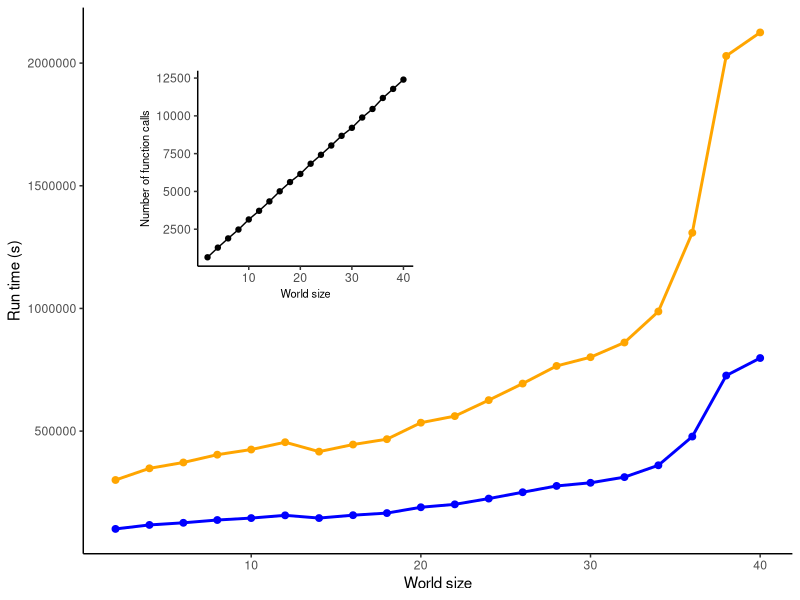
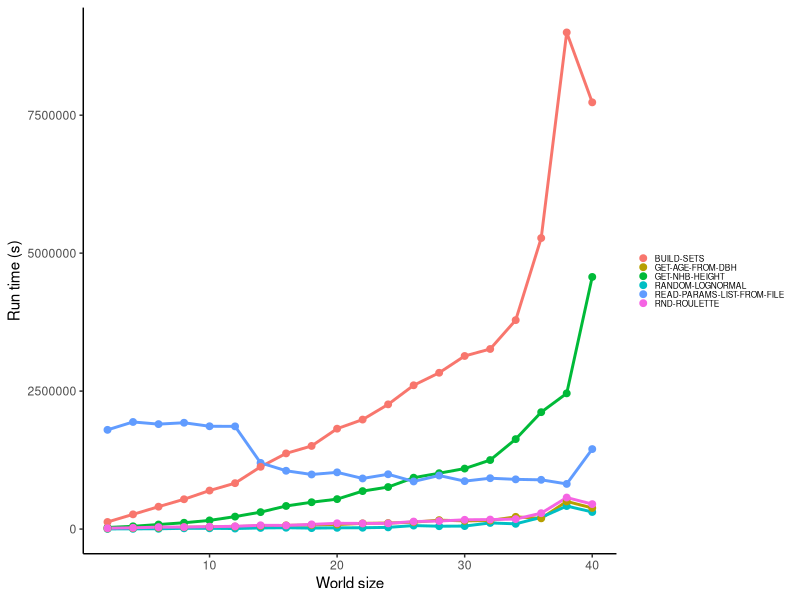
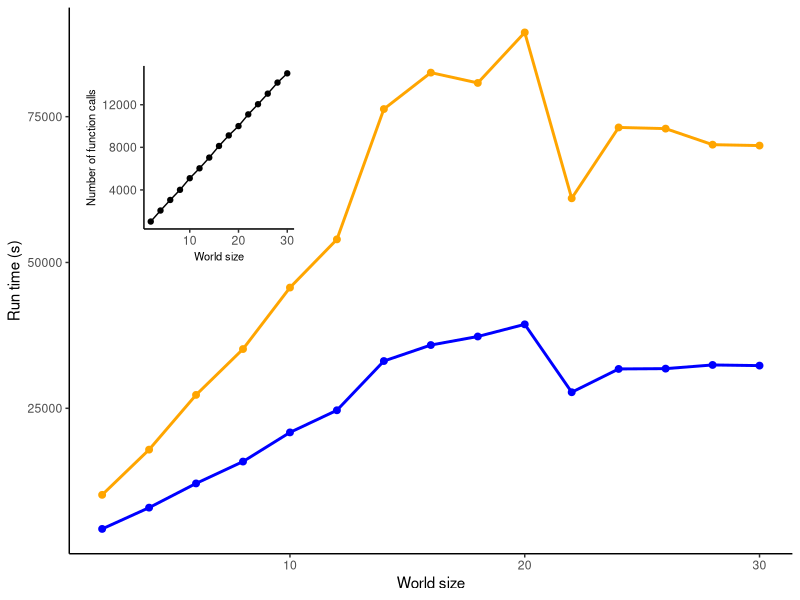
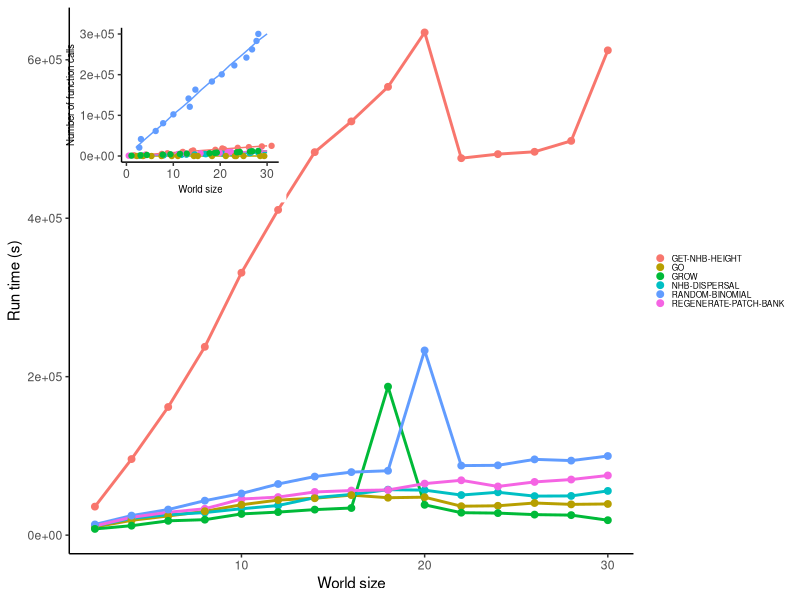

Here is the R script that generated these plots, in order:
## ---- chunk 1
library(tidyverse)
library(data.table)
## ---- chunk 2
setup_df <- fread("setup_scale_profile_results.csv")

head(setup_df)
## ---- chunk 3
setup_df <- setup_df[, list(
                            run_number,
                            world,
                            procedure,
                            calls = calls/15,
                            inclusive_time = (inclusive_time/1000)/15,
                            exclusive_time = (exclusive_time/1000)/15
                          )
                     ]

head(setup_df)
## ---- chunk 4
setup_summ <- setup_df[, list(
                              m_calls = round(mean(calls)), 
                              m_inclusive = mean(inclusive_time), 
                              m_exclusive = mean(exclusive_time)
                              ),
                       by = list(world)
                       ]
head(setup_summ)
## ---- chunk 5
p1 <- ggplot(setup_summ,
          aes(x = world)) +
      geom_line(aes(y = m_exclusive),
                color = "blue", size=1) +
      geom_line(aes(y = m_inclusive),
                color = "orange", size=1) +
      
      geom_point(aes(y = m_exclusive),
                color = "blue", size=2) +
      geom_point(aes(y = m_inclusive),
                color = "orange", size=2) +
      
      theme_classic() + 
      ylab("Run time (s)") +
      xlab("World size")
  

p2 <- ggplot(setup_summ,
           aes(x = world, y = m_calls)) +
      geom_line() +
        geom_point() +
      theme_classic() + 
      theme(axis.title=element_text(size=8)) +
      ylab("Number of function calls") +
      xlab("World size")

p1 + annotation_custom(ggplotGrob(p2),
                       xmin = 3,
                       xmax = 20,
                       ymin = 1000000,
                       ymax = 2000000)
## ---- chunk 6
proc_summ <- setup_df[, list(
                              m_calls = round(mean(calls)), 
                              m_inclusive = mean(inclusive_time), 
                              m_exclusive = mean(exclusive_time)
                              ),
                       by = list(procedure)
                       ]

head(proc_summ[order(-m_exclusive),])
## ---- chunk 7
procs <- list("RND-ROULETTE", "GET-AGE-FROM-DBH", "BUILD-SETS",
              "RANDOM-LOGNORMAL", "READ-PARAMS-LIST-FROM-FILE", "GET-NHB-HEIGHT")
proc_slow <- setup_df[procedure %in% procs, 
                      list(
                              m_calls = round(mean(calls)), 
                              m_inclusive = mean(inclusive_time), 
                              m_exclusive = mean(exclusive_time)
                              ),
                       by = list(procedure, world)
                       ]

head(proc_slow)
## ---- chunk 8
p1 <- ggplot(proc_slow,
          aes(x = world, color = procedure)) +
      geom_line(aes(y = m_exclusive),size=1) +
      geom_point(aes(y = m_exclusive),size=2) +

      theme_classic() +
      theme(legend.text = element_text(size=6),
            legend.key.size = unit(0.2, 'cm'),
            legend.title=element_blank()) +
      ylab("Run time (s)") +
      xlab("World size")

p2 <- ggplot(proc_slow,
           aes(x = world, y = m_calls, color = procedure)) +
      geom_line() +
      geom_jitter(width = 2) +
      theme_classic() +
      theme(axis.title=element_text(size=8),
            legend.position="none") +
      ylab("Number of function calls") +
      xlab("World size")

p1 + annotation_custom(ggplotGrob(p2),
                       xmin = 2,
                       xmax = 32,
                       ymin = 51000000000,
                       ymax = 140000000000)
## ---- chunk 9
go_df <- fread("go_scale_profile_results_v2.csv")

head(go_df)
## ---- chunk 10
go_df <- go_df[, list(
                      run_number,
                      world,
                      step,
                      procedure,
                      calls = calls/3,
                      inclusive_time = (inclusive_time/1000)/3,
                      exclusive_time = (exclusive_time/1000)/3
                      )
                 ]

head(go_df)
## ---- chunk 11
go_summ <- go_df[, list(
                        m_calls = round(mean(calls)), 
                        m_inclusive = mean(inclusive_time), 
                        m_exclusive = mean(exclusive_time)
                        ),
                 by = list(world)
                 ]
head(go_summ)
## ---- chunk 12
p1 <- ggplot(go_summ,
          aes(x = world)) +
      geom_line(aes(y = m_exclusive),
                color = "blue", size=1) +
      geom_line(aes(y = m_inclusive),
                color = "orange", size=1) +
      
      geom_point(aes(y = m_exclusive),
                color = "blue", size=2) +
      geom_point(aes(y = m_inclusive),
                color = "orange", size=2) +
      
      theme_classic() + 
      ylab("Run time (s)") +
      xlab("World size")
  

p2 <- ggplot(go_summ,
           aes(x = world, y = m_calls)) +
      geom_line() +
        geom_point() +
      theme_classic() + 
      theme(axis.title=element_text(size=8)) +
      ylab("Number of function calls") +
      xlab("World size")

p1 + annotation_custom(ggplotGrob(p2),
                       xmin = 1,
                       xmax = 10.5,
                       ymin = 48500,
                       ymax = 85000)
## ---- chunk 13
go_proc_summ <- go_df[, list(
                              m_calls = round(mean(calls)), 
                              m_inclusive = mean(inclusive_time), 
                              m_exclusive = mean(exclusive_time)
                              ),
                       by = list(procedure)
                       ]

head(go_proc_summ[order(-m_exclusive),])
## ---- chunk 14
procs <- list("GET-NHB-HEIGHT", "RANDOM-BINOMIAL", "GROW",
              "REGENERATE-PATCH-BANK", "GO", "NHB-DISPERSAL")
go_proc_slow <- go_df[procedure %in% procs, 
                      list(
                              m_calls = round(mean(calls)), 
                              m_inclusive = mean(inclusive_time), 
                              m_exclusive = mean(exclusive_time)
                              ),
                       by = list(procedure, world)
                       ]

head(go_proc_slow)
## ---- chunk 15
p1 <- ggplot(go_proc_slow,
          aes(x = world, color = procedure)) +
      geom_line(aes(y = m_exclusive),size=1) +
      geom_point(aes(y = m_exclusive),size=2) +

      theme_classic() +
      theme(legend.text = element_text(size=6),
            legend.key.size = unit(0.2, 'cm'),
            legend.title=element_blank()) +
      ylab("Run time (s)") +
      xlab("World size")

p2 <- ggplot(go_proc_slow,
           aes(x = world, y = m_calls, color = procedure)) +
      geom_line() +
      geom_jitter(width = 2) +
      theme_classic() +
      theme(axis.title=element_text(size=7),
            legend.position="none") +
      ylab("Number of function calls") +
      xlab("World size")

p1 + annotation_custom(ggplotGrob(p2),
                       xmin = 0,
                       xmax = 12.45,
                       ymin = 420000,
                       ymax = 650000)
